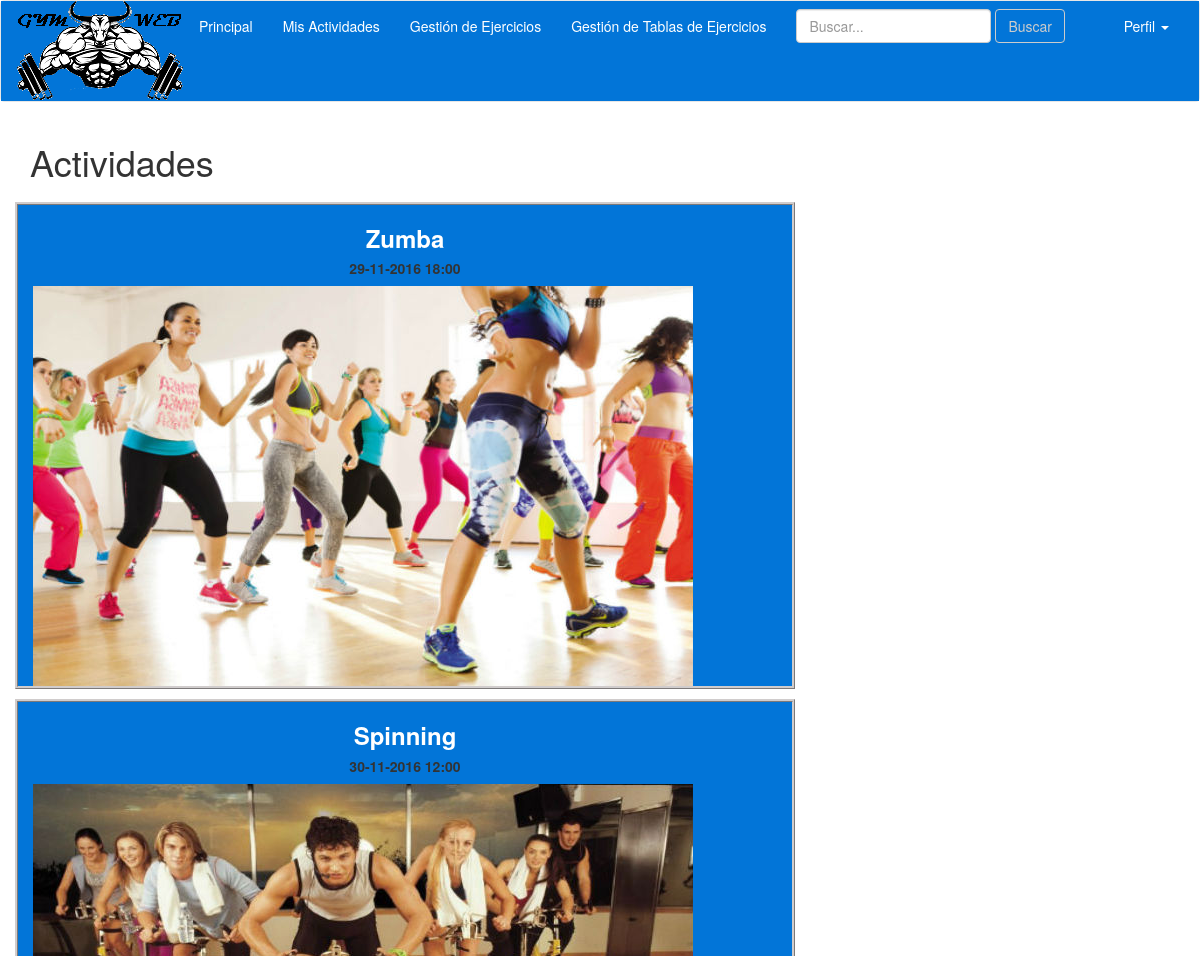
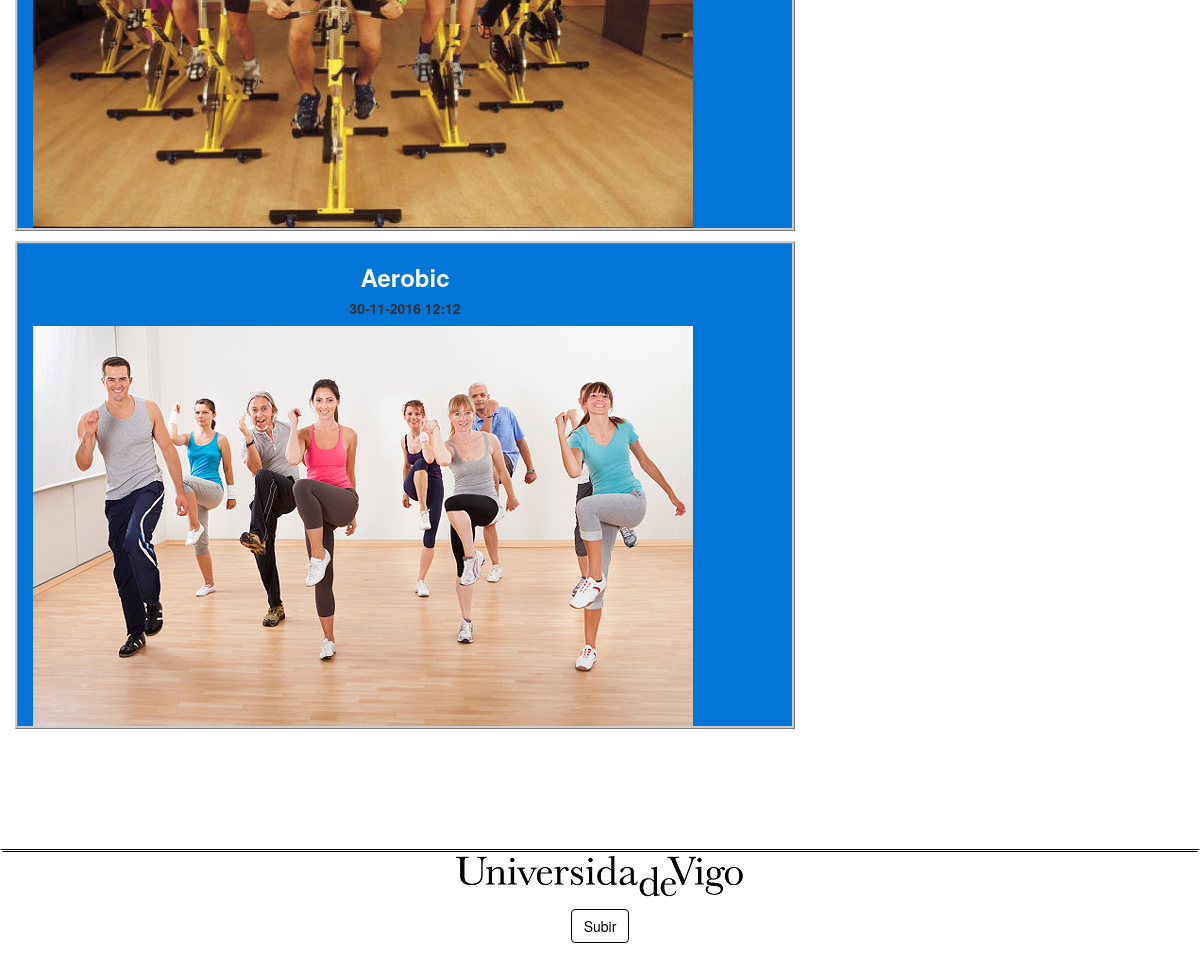
The page /views/Entrenador/principal.php (signed in) on the database its author committed (2 pictures, top to bottom).
### tables this page shows
CREATE TABLE `actividad` (
  `idActividad` int(11) NOT NULL,
  `nomActividad` varchar(30) DEFAULT NULL,
  `totalPlazas` int(11) DEFAULT NULL,
  `descripAct` varchar(500) DEFAULT NULL,
  `fecha` datetime DEFAULT NULL,
  `plazasOcupadas` int(11) DEFAULT NULL,
  `imagenAct` longblob
);

### controller/ActividadController.php (called while the page is built, shortened)
<?php
require_once(__DIR__."/../conexion/bdConexion.php");
require_once(__DIR__."/../model/ActividadMapper.php");
require_once(__DIR__."/../model/Actividad.php");
	class ActividadController{
        public static function getAll(){
          $actividades = new Actividad();
          return $actividades->getAllActividades();
        }
  }
?>

### model/ActividadMapper.php (called while the page is built, shortened)
<?php
require_once(__DIR__."/../conexion/bdConexion.php");
class ActividadMapper{
    public static function findAll()
    {
        global $connect;
        $resultado = mysqli_query($connect, 'SELECT * FROM actividad');
        return $resultado;
    }
}
?>

### model/Actividad.php (called while the page is built, shortened)
<?php
require_once(__DIR__."/../conexion/bdConexion.php");
require_once(__DIR__."/../model/ActividadMapper.php");
class Actividad {
  public static function getAllActividades()
    {
        return $resultado = ActividadMapper::findAll();
    }
}
?>

### views/Entrenador/principal.php (the view, shortened to what this page needs)
<?php
 if ($_SESSION['tipoUsuario'] =='Entrenador'){
  $row = ActividadController::getAll();
?>
<!DOCTYPE html>
<html lang="en">
  <head>
    <link href="../../css/navbar.css" rel="stylesheet">
    <link href="../../css/bootstrap.min.css" rel="stylesheet">
    <link href="../../css/principal.css" rel="stylesheet">
  </head>
  <body>
  <header>
  	<?php include("../navbar.php");   ?>
  </header>
  <div class="container">
		 <h1>Actividades</h1>
     <div class="row" style="margin-top: 20px; margin-bottom: 10px;">
        <?php
          if($row!=null){
            foreach ($row as $actividad) {
              $fecha = $actividad['fecha'];
              $format = "Y-m-d H:i:s";
              $dateobj = DateTime::createFromFormat($format, $fecha);
        ?>
            <div class="col-xs-12 col-sm-8 col-md-8 col-lg-8" style="margin-bottom: 10px;border-color: #d0cccc;border-style: ridge; background-color: #0275d8;">
                <h3><b><a href="#" style="color: white;"><?php echo $actividad['nomActividad'];?></a></b></h3>
                <h5><b><?php echo $dateobj->format("d-m-Y H:i");?></b></h5>
                <img alt="imgActividad" src="../../img/actividades/<?php echo $actividad['imagenAct'];?>" style="max-width: 100%;max-height: 100%;">
            </div>
        <?php
          }
        }
        ?>
        </div>
     </div>
    <?php include("../footer.php");   ?>
  </body>
</html>
<?php
  }
?>

### css/navbar.css (style rules this page uses)
a { color: white; }

### css/principal.css (style rules this page uses)
h3 { text-align: center; }
h5 { text-align: center; }

### rows shown on the page
actividad: nomActividad "Zumba", fecha "29-11-2016 18:00", imagenAct (picture)
actividad: nomActividad "Spinning", fecha "30-11-2016 12:00", imagenAct (picture)
actividad: nomActividad "Aerobic", fecha "30-11-2016 12:12", imagenAct (picture)
